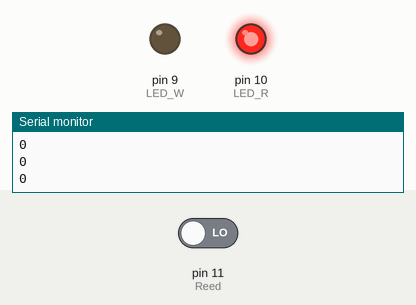
The sketch below on a simulated Arduino Uno, built with avr-gcc and run on an emulated ATmega328P. Shown: output pins drawn as LEDs (lit = HIGH), the last lines printed to the serial monitor. The inputs (shaded band) are chosen by the test bench; at power-on: pin 11 (Reed) LOW.

Above: at 1.8 s.
1.9 s: pin 11 (Reed) driven HIGH
At 2.5 s:
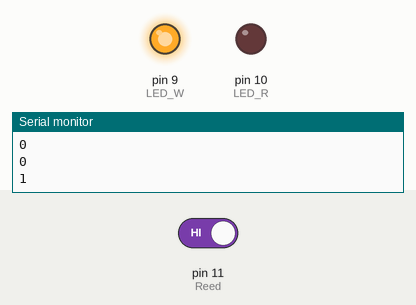
3.5 s: pin 11 (Reed) driven LOW
At 4.9 s:
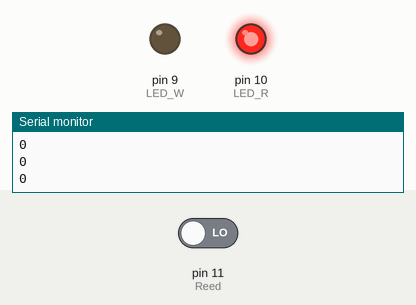
Timing chart, 0 to 6.5 s (numbered marks = the images above; inputs shaded):
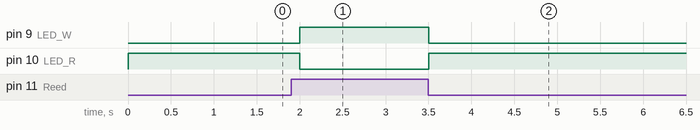

Measured:
- after the input at 1.9 s, pin 9 (LED_W): LOW → HIGH after 0.10 s; pin 10 (LED_R): HIGH → LOW after 0.10 s
- after the input at 3.5 s, pin 9 (LED_W): HIGH → LOW at once; pin 10 (LED_R): LOW → HIGH at once

The sketch:

ex13-2.ino
```cpp
int Reed=11 ;
int LED_W=9;
int LED_R=10;
void setup() {
  // put your setup code here, to run once:
Serial.begin(9600);
pinMode(Reed, INPUT);
pinMode(LED_W, OUTPUT);
pinMode(LED_R, OUTPUT);
}

void loop() {
int Reed_val;

Reed_val=digitalRead(Reed);
if(Reed_val==1){
        digitalWrite(LED_W, 1);
        digitalWrite(LED_R, 0);
}
else {
        digitalWrite(LED_W, 0);
        digitalWrite(LED_R, 1);

}
Serial.println(Reed_val);
delay(500);
}
```
